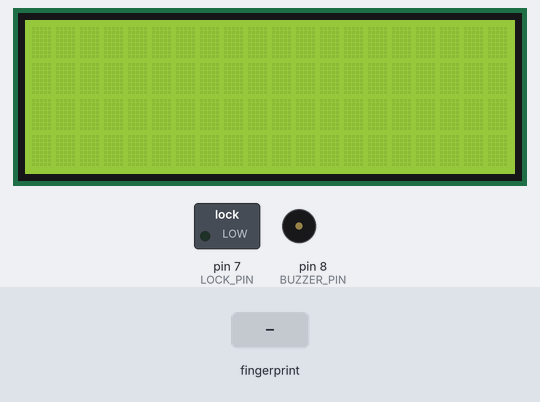
The sketch below on a simulated Arduino Uno, built with avr-gcc and run on an emulated ATmega328P. On the bench: 20×4 character LCD, switched loads named in the sketch (green lamp = pin HIGH), buzzer (waves = sounding, pin HIGH). The inputs (shaded band) are chosen by the test bench. What the sketch prints to the serial monitor is not drawn.

Above: at 2.3 s.
2.4 s: finger stored as number 1 placed on the sensor
At 5.04 s:
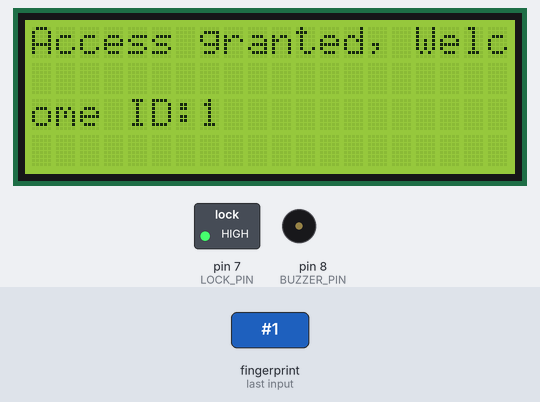
At 11.2 s:
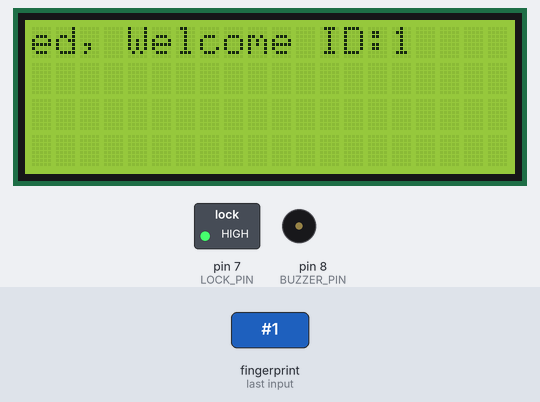
Timing chart, 0 to 12.7 s (numbered marks = the images above; inputs shaded):
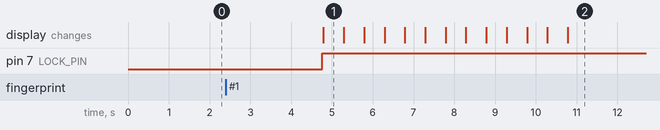

The sketch:

sketch_jan13a.cpp.ino
```cpp
#include <Adafruit_Fingerprint.h>
#include <SoftwareSerial.h>
#include <Wire.h>
#include <LiquidCrystal_I2C.h>

LiquidCrystal_I2C lcd(0x27,20,4);

// Pin configuration
#define RX_PIN 2
#define TX_PIN 3
#define BUZZER_PIN 8
#define LOCK_PIN 7


SoftwareSerial mySerial(RX_PIN, TX_PIN);
Adafruit_Fingerprint finger = Adafruit_Fingerprint(&mySerial);

// Variables
int attempts = 0;
String Id_string;

void setup()
{
  Serial.begin(9600);
  mySerial.begin(9600);
  pinMode(BUZZER_PIN, OUTPUT);
  pinMode(LOCK_PIN, OUTPUT); // Set pin 8 as OUTPUT

  lcd.init();                      // initialize the lcd
  lcd.init();
  // Print a message to the LCD.
  lcd.backlight();
  // Initialize fingerprint sensor
  finger.begin(57600);
  delay(5);

  // Check if fingerprint sensor is connected
  if (!finger.verifyPassword())
  {
    Serial.println("Fingerprint sensor not found!");
    while (1)
      ;
  }

  Serial.println("Fingerprint sensor found!");
  Serial.println("Place your finger on the sensor...");
}

void loop()
{
    delay(50);
  // Wait for fingerprint
  if (finger.getImage() == FINGERPRINT_OK)
  {
    Serial.println("Image taken");

    // Convert fingerprint image to template
    if (finger.image2Tz() == FINGERPRINT_OK)
    {
      Serial.println("Image converted");

      // Search for a matching fingerprint
      if (finger.fingerFastSearch() == FINGERPRINT_OK)
      {
        // Fingerprint match found
        Id_string = String(finger.fingerID);
        String string1 = "Access granted, Welcome ID:" + Id_string;
        activateLock(1000); // Activate the buzzer on pin 8 for 1 second
        digitalWrite(LOCK_PIN, HIGH); // Deactivate the buzzer by setting it to LOW
        scrollText(string1, 500);
        delay(5000);
        lcd.clear();
        attempts = 0; // Reset failed attempts
      }
      else
      {
        // Fingerprint match not found
        String string2 = "Access Denied, try again";
       // lcd.setCursor(0,0);
       // lcd.print(string2);
       if (attempts < 2){
        scrollText(string2, 500);
        delay(3000);
        lcd.clear();
        attempts++; // Increment failed attempts
       }
        if (attempts == 2)
         {
            activateBuzzer();
            String string3 = "Access Denied, Alarm System Activated!";
            scrollText(string3, 500);
            delay(5000);
            lcd.clear();
            attempts = 0; // Reset the counter after activating the buzzer
         }
      }
    }
  }

  delay(1000); // Wait for a moment before trying again

  // Your code here to check for failed attempts
}
void scrollText(const String& text, unsigned long scrollDelay)
{
  int textLength = text.length();
  int displayLength = 16;
  int scrollPos = 0;
  unsigned long lastScrollTime = 0;
  unsigned long startTime = millis(); // Start time

  while (scrollPos <= textLength - displayLength)
  {
    unsigned long currentTime = millis();

    if (currentTime - lastScrollTime >= scrollDelay)
    {
      lastScrollTime = currentTime;
      lcd.clear();

      // Get the substring to display based on the current scroll position
      String substring = text.substring(scrollPos, scrollPos + displayLength);

      // Set the cursor to the first column of the first row
      lcd.setCursor(0, 0);

      // Display the substring on the first row
      lcd.print(substring);

      // Set the cursor to the first column of the second row
      //lcd.setCursor(0, 1);

      // Display the remaining characters on the second row
      lcd.print(text.substring(scrollPos + displayLength));

      scrollPos++;
    }
  }
}
void activateBuzzer()
{
  digitalWrite(BUZZER_PIN, HIGH); // Activate the buzzer by setting it to HIGH
  delay(10000); // Buzzer activation duration
  digitalWrite(BUZZER_PIN, LOW); // Deactivate the buzzer by setting it to LOW
}
void activateLock(unsigned long duration)
{
  digitalWrite(LOCK_PIN, LOW); // Activate the buzzer by setting it to HIGH
  delay(duration); // Wait for the specified duration
}
```

Measured:
- after the input at 2.4 s, pin 7 (LOCK_PIN): LOW → HIGH after 2.4 s; the display: changes after 2.4 s (image 1)
- what the display in image 1 shows lasts 0.5 s, from 4.8 s to 5.3 s
